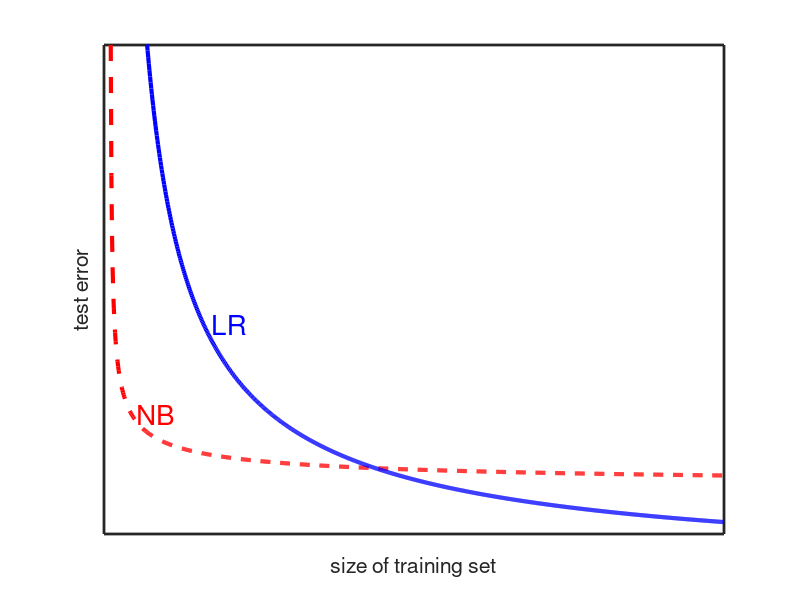

The MATLAB source for this figure:
%% Illustration of the generalization error vs size of training set
% We illustrate the theoretical differences between naive Bayes,
% and logistic regression. 
%%
domain = 0:0.01:10;
NB = @(x)x.^(-0.5);
LR = @(x)(8./(x.^0.8))-2;

linewidth = {'LineWidth',3};
hold all;
set(gca,'XTick',[],'YTick',[],'FontSize',16);
axis([-0.1,10,-1,10]);

plot(domain,NB(domain),'--r',linewidth{:});
plot(domain,LR(domain),'-b',linewidth{:});

set(gca,'FontSize',14,'LineWidth',2);
xlabel('size of training set');
ylabel('test error');
box on;

%NB
annotation(gcf,'textbox',[0.1702 0.25 0.06392 0.1205],...
    'String',{'NB'},...
    'FontSize',20,...
    'FitBoxToText','off',...
    'LineStyle','none',...
    'Color','r');

% LR
annotation(gcf,'textbox',[0.2648 0.4 0.06392 0.1205],...
    'String',{'LR'},...
    'FontSize',20,...
    'FitBoxToText','off',...
    'LineStyle','none',...
    'Color','b');
